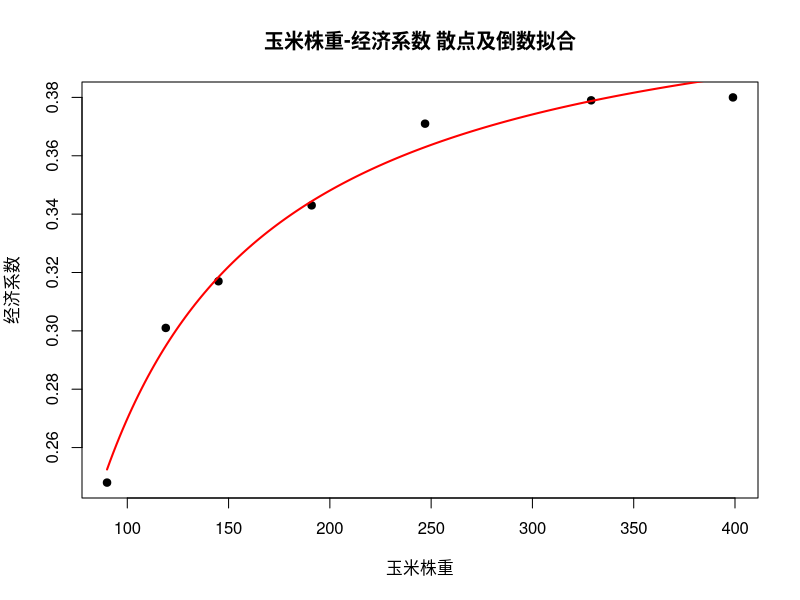
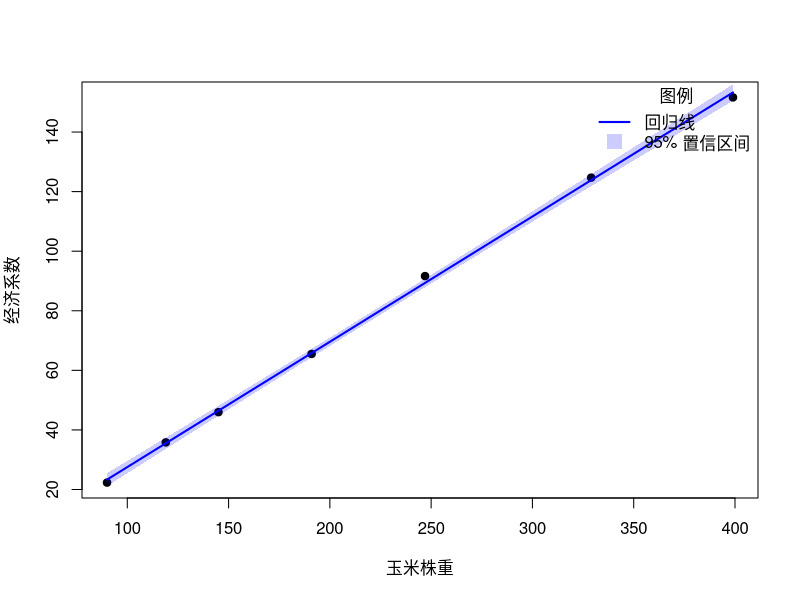

The R source for these figures, in order:
#例9-1
x <- c(399,329,247,191,145,119,90)
y <- c(0.380,0.379,0.371,0.343,0.317,0.301,0.248)
z <- x * y
data <- data.frame(x, y)
plot(data$x, data$y,
     xlab  = "玉米株重",
     ylab  = "经济系数",
     pch   = 19,
     main = "玉米株重-经济系数 散点及倒数拟合")

# 2. 用 nls 拟合 y =(a+b*x)/x
exp.mod <- nls(y ~ (a+b*x)/x,
               data  = data,
               start = list(a = 1, b = 0.1))

# 查看拟合系数
coef(exp.mod)
#     a           b 
#（比如 a=1.23, b=0.20，具体值根据你的数据而定）

# 3. 在散点图上加上拟合曲线
#  3.1 生成细分的 x 供预测之用
x.seq <- seq(min(x), max(x), length.out = 200)
#  3.2 用拟合模型预测对应的 y 值
y.pred <- predict(exp.mod, newdata = data.frame(x = x.seq))
#  3.3 绘制曲线
lines(x.seq, y.pred, col = "red", lwd = 2)


data <- data.frame(x, z)
model <- lm(z ~ x, data = data)
summary(model)
confint(model)
plot(data$x, data$z,
     xlab  = "玉米株重",
     ylab  = "经济系数",
     pch   = 19)
# 2. 生成平滑的 x 序列，计算预测值和置信区间
x.seq <- seq(min(data$x), max(data$x), length.out = 100)
pred  <- predict(model,
                 newdata   = data.frame(x = x.seq),
                 interval  = "confidence",
                 level     = 0.95)

# 3. 绘制置信带（半透明多边形）
polygon(
  x      = c(x.seq, rev(x.seq)),
  y      = c(pred[,"lwr"], rev(pred[,"upr"])),
  col    = rgb(0, 0, 1, 0.2),
  border = NA
)

# 4. 添加回归拟合线
lines(x.seq, pred[,"fit"], col = "blue", lwd = 2, lty = 1)

# 5. 添加图例（包含置信区间说明）
legend("topright",
       legend = c("回归线", "95% 置信区间"),
       col    = c("blue", rgb(0, 0, 1, 0.2)),
       lty    = c(1, NA),
       lwd    = c(2, NA),
       pch    = c(NA, 15),
       pt.cex = c(NA, 2),
       pt.bg  = c(NA, rgb(0, 0, 1, 0.2)),
       title  = "图例",
       bty    = "n"
)
  